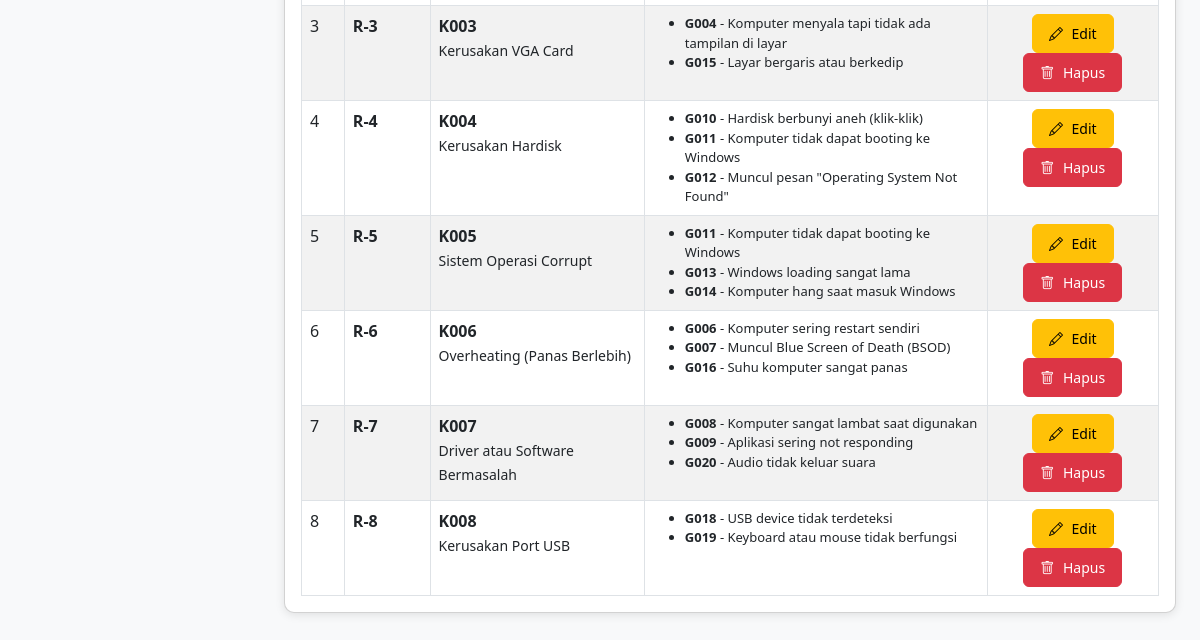
Page /Admin/rule_management.php (signed in, lower part) on the earlier database version.
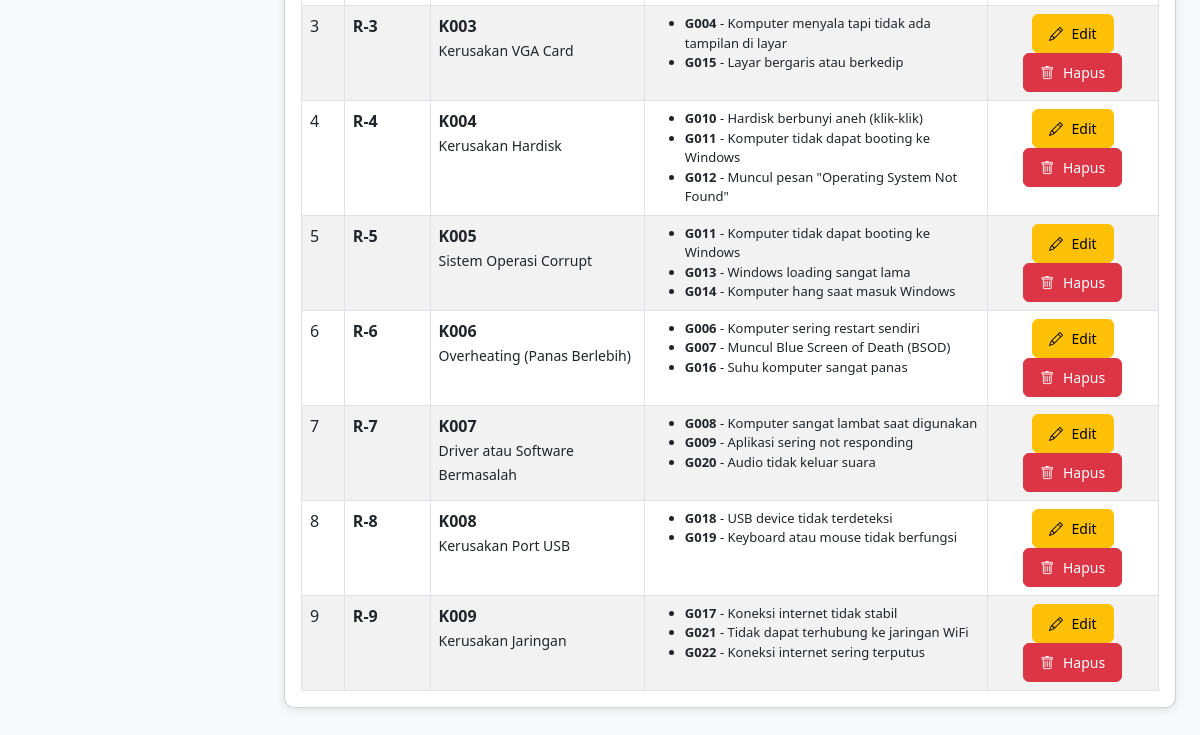
Same page on the later database version.
### tables this page shows
CREATE TABLE `rule` (
  `id_rule` int(11) NOT NULL,
  `id_kerusakan` int(11) NOT NULL
);

CREATE TABLE `kerusakan` (
  `id_kerusakan` int(11) NOT NULL,
  `kode_kerusakan` varchar(10) NOT NULL,
  `nama_kerusakan` text NOT NULL,
  `solusi` text NOT NULL
);

CREATE TABLE `gejala` (
  `id_gejala` int(11) NOT NULL,
  `kode_gejala` varchar(10) NOT NULL,
  `nama_gejala` text NOT NULL,
  `kata_kunci` text DEFAULT NULL
);

### Admin/rule_management.php (the view, shortened to what this page needs)
<?php
$query_rules = "SELECT r.*, k.kode_kerusakan, k.nama_kerusakan
                FROM rule r
                INNER JOIN kerusakan k ON r.id_kerusakan = k.id_kerusakan
                ORDER BY r.id_rule ASC";
$result_rules = mysqli_query($koneksi, $query_rules);
?>
<!DOCTYPE html>
<html lang="id">
<head>
    <link href="https://cdn.jsdelivr.net/npm/bootstrap@5.3.0/dist/css/bootstrap.min.css" rel="stylesheet">
    <link rel="stylesheet" href="https://cdn.jsdelivr.net/npm/bootstrap-icons@1.10.0/font/bootstrap-icons.css">
    <link rel="stylesheet" href="../Assets/css/style.css?v=20260713">
</head>
<body>
    <div class="wrapper">
        <div class="main-content">
            <div class="container-fluid p-4">
                <div class="card shadow">
                    <div class="card-body">
                        <div class="table-responsive">
                            <table class="table table-striped table-hover table-bordered">
                                <tbody>
                                    <?php
                                    if (mysqli_num_rows($result_rules) > 0):
                                        $no = 1;
                                        while($row = mysqli_fetch_assoc($result_rules)):
                                            $id_rule = $row['id_rule'];
                                            $query_gejala = "SELECT g.kode_gejala, g.nama_gejala
                                                           FROM rule_detail rd
                                                           INNER JOIN gejala g ON rd.id_gejala = g.id_gejala
                                                           WHERE rd.id_rule = '$id_rule'";
                                            $result_gejala = mysqli_query($koneksi, $query_gejala);
                                    ?>
                                    <tr>
                                        <td><?php echo $no++; ?></td>
                                        <td><strong>R-<?php echo $row['id_rule']; ?></strong></td>
                                        <td>
                                            <strong><?php echo $row['kode_kerusakan']; ?></strong><br>
                                            <small><?php echo $row['nama_kerusakan']; ?></small>
                                        </td>
                                        <td>
                                            <ul class="mb-0" style="font-size: 13px;">
                                                <?php while($gejala = mysqli_fetch_assoc($result_gejala)): ?>
                                                <li>
                                                    <strong><?php echo $gejala['kode_gejala']; ?></strong> -
                                                    <?php echo $gejala['nama_gejala']; ?>
                                                </li>
                                                <?php endwhile; ?>
                                            </ul>
                                        </td>
                                        <td class="text-center">
                                            <a href="?edit=<?php echo $row['id_rule']; ?>" class="btn btn-warning btn-sm">
                                                <i class="bi bi-pencil"></i> Edit
                                            </a>
                                            <a href="?action=delete&id=<?php echo $row['id_rule']; ?>"
                                               class="btn btn-danger btn-sm btn-delete"
                                               onclick="return confirm('Yakin ingin menghapus rule ini?');">
                                                <i class="bi bi-trash"></i> Hapus
                                            </a>
                                        </td>
                                    </tr>
                                    <?php
                                        endwhile;
                                    endif; ?>
                                </tbody>
                            </table>
                        </div>
                    </div>
                </div>
            </div>
        </div>
    </div>
</body>
</html>

Differences in the rows shown:
added rule: id_rule "9", id_kerusakan.kode_kerusakan "K009", id_kerusakan.nama_kerusakan "Kerusakan Jaringan"
now on this page (row edited): gejala: kode_gejala "G017", nama_gejala "Koneksi internet tidak stabil", shown under "9"
added gejala: kode_gejala "G021", nama_gejala "Tidak dapat terhubung ke jaringan WiFi", shown under "9"
added gejala: kode_gejala "G022", nama_gejala "Koneksi internet sering terputus", shown under "9"
